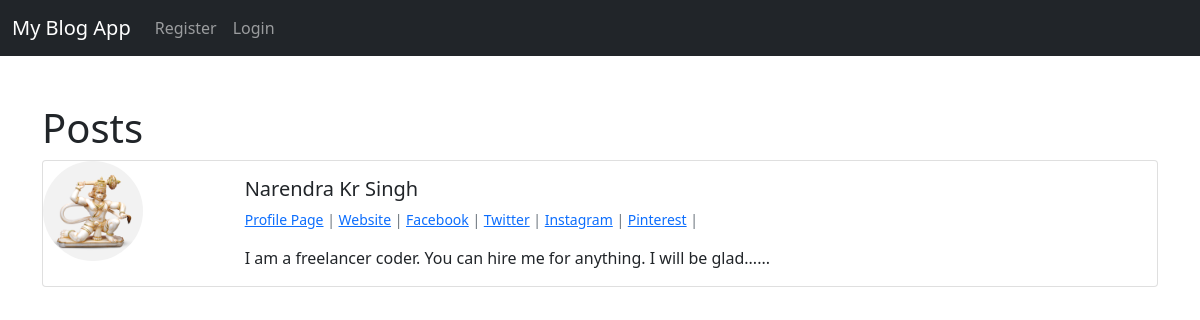
/members/1/profile/, run on the app's committed database.
### blog_app/models.py (models this page shows, shortened)
class Profile(models.Model):
    user = models.OneToOneField(User, null=True, on_delete=models.CASCADE)
    bio = models.TextField()
    profile_pic = models.ImageField(null=True,blank=True,upload_to="images/profile")
    website_url = models.CharField(max_length=255, null=True,blank=True)
    facebook_url = models.CharField(max_length=255, null=True,blank=True)
    twitter_url = models.CharField(max_length=255, null=True,blank=True)
    instagram_url = models.CharField(max_length=255, null=True,blank=True)
    pintrest_url = models.CharField(max_length=255, null=True,blank=True)

### members/views.py (the view)
# urls.py: path('<int:pk>/profile/', ShowProfilePageView.as_view(), name='show_profile_page'),
class ShowProfilePageView(DetailView):
    model = Profile
    template_name = 'registration/user_profile.html'
    def get_context_data(self, *args, **kwargs):
        context = super(ShowProfilePageView, self).get_context_data(*args, **kwargs)
        page_user = get_object_or_404(Profile, id=self.kwargs['pk'])
        context["page_user"] = page_user
        return context

### members/templates/registration/user_profile.html (shortened to what this page needs)
{% extends 'base.html' %}
{% load static %}
{% block content %}
<h1>Posts</h1>
<div class="card mb-3"">
    <div class="row g-0">
      <div class="col-md-2">
        {% if page_user.profile_pic %}
        <img class="rounded-circle" src="{{ page_user.profile_pic.url }}" alt="img" width="100" height="100">
        {% else %}
        <img class="rounded-circle" src="{% static 'theblog/images/profile1.png' %}" alt="img" width="100" height="100">
        {% endif %}
      </div>
      <div class="col-md-10">
        <div class="card-body">
          <h5 class="card-title">
            {{ page_user.user.first_name }}
            {{ page_user.user.last_name }}
        </h5>
        <p class="small text-muted">
          <a href="{% url 'show_profile_page' page_user.id %}">Profile Page</a>
          {% if page_user.website_url %}
           | <a href="{{ page_user.website_url }}">Website</a> |
          {% endif %}
          {% if page_user.facebook_url %}
           <a href="{{ page_user.facebook_url }}">Facebook</a> |
           {% endif %}
           {% if page_user.twitter_url %}
           <a href="{{ page_user.twitter_url }}">Twitter</a> |
           {% endif %}
           {% if page_user.instagram_url %}
           <a href="{{ page_user.instagram_url }}">Instagram</a> |
           {% endif %}
           {% if page_user.pintrest_url %}
           <a href="{{ page_user.pintrest_url }}">Pinterest</a> |
           {% endif %}
        </p>
          <p class="card-text">{{ page_user.bio }}</p>
        </div>
      </div>
    </div>
  </div>
{% endblock %}

### data on the page
Profile: profile_pic (picture), user.first_name "Narendra", user.last_name "Kr Singh", bio "I am a freelancer coder. You can hire me for anything. I will be glad......"
